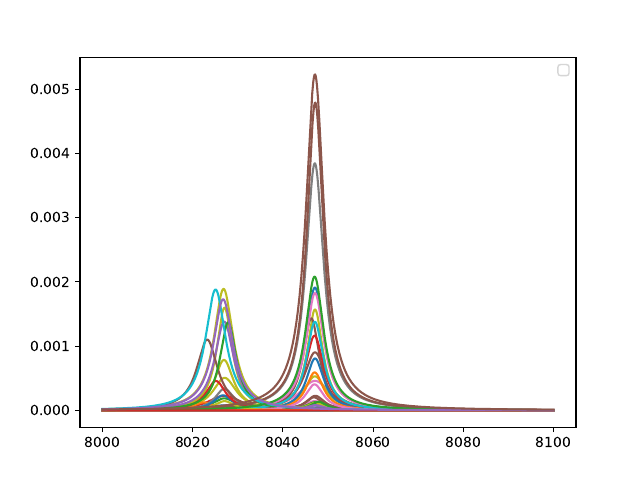

Write the Python code that produced this figure.
import pandas as pd
import numpy as np
from scipy.special import voigt_profile
import matplotlib.pyplot as plt

def plot_spectra(orbitals):
    fig,ax=plt.subplots(1,1)
    en_x=np.linspace(8000,8100,10000)
    for i in orbitals:
        df_diag=pd.read_csv('spectra/Cu_'+i+'_spectrum_diagram.csv')
        df_diag=df_diag[['Energy (eV)','Intensity (a.u.)','Energy width (eV)','Initial Config Label','Final Config Label','Final Config 2jj','Final Config eig']].values
        intens_y=0*en_x
        for j in df_diag:
            intens_y+=j[1]*voigt_profile(en_x-j[0],0,j[2])
            if j[0] > en_x[0] and j[0] < en_x[-1]:
                ax.plot(en_x,j[1]*voigt_profile(en_x-j[0],0,j[2]))
                print(j)
        #ax.plot(en_x,intens_y,label=i)
            
    ax.legend()


plot_spectra(['4p'])
plt.savefig('spectra/test.pdf',dpi=300)
